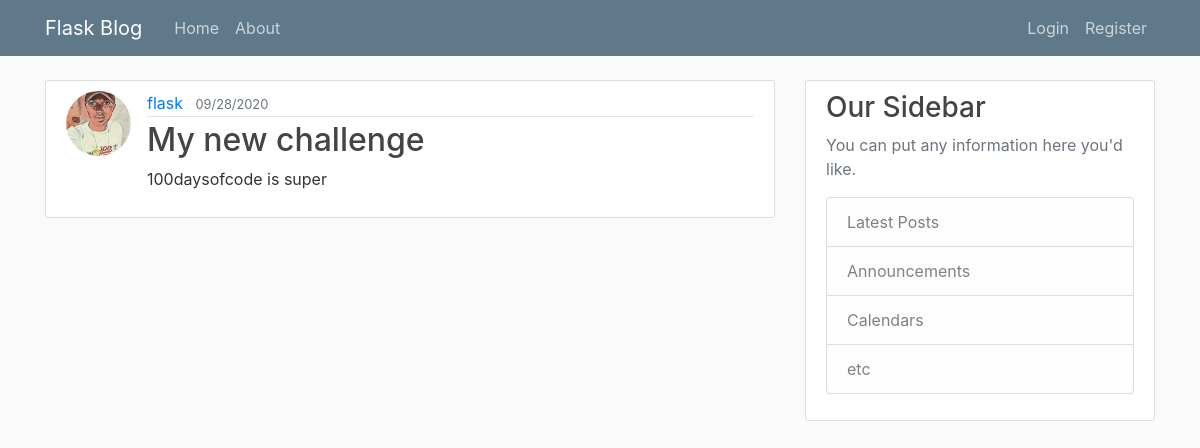
Page /post/5 on the earlier database version.
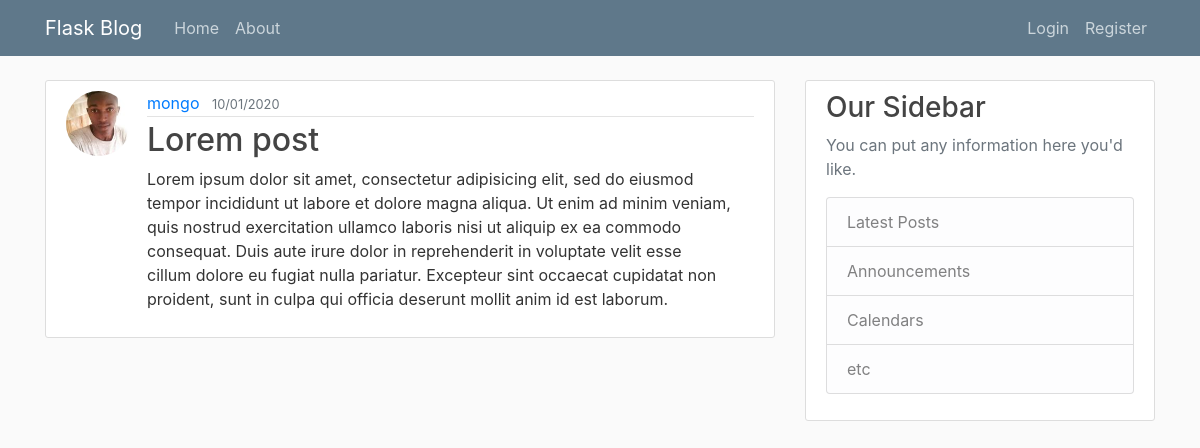
Same page on the later database version.
### flaskblog/models.py (models this page shows, shortened)
class User(db.Model, UserMixin):
	id = db.Column(db.Integer, primary_key=True)
	username = db.Column(db.String(20), unique = True, nullable = False)
	email = db.Column(db.String(120), unique = True, nullable = False)
	image_file = db.Column(db.String(20), nullable = False, default = "default.jpg")
	password = db.Column(db.String(30), nullable= False)
	posts = db.relationship("Post", backref="author", lazy = True)

class Post(db.Model):
	id = db.Column(db.Integer, primary_key = True)
	title = db.Column(db.String(20), nullable= False)
	date_posted = db.Column(db.DateTime, nullable = False, default = datetime.utcnow)
	content = db.Column(db.Text, nullable = False)
	user_id = db.Column(db.Integer, db.ForeignKey("user.id"), nullable = False)

### flaskblog/routes.py (the view)
@app.route('/post/<int:post_id>')
def post(post_id):
	post = Post.query.get_or_404(post_id)
	return render_template('post.html', title =post.title, post=post)

### flaskblog/templates/post.html (shortened to what this page needs)
{% extends "layout.html" %}
{% block css %}
	<link rel="stylesheet" type="text/css" href="{{ url_for('static', filename = 'main.css')}}">
{% endblock %}
{% block content %}
	<article class="media content-section">
		<img class="rounded-circle article-img" src="{{ url_for('static', filename='profile_pics/' + post.author.image_file) }}">
	  <div class="media-body">
	    <div class="article-metadata">
	      <a class="mr-2" href="#">{{ post.author.username }}</a>
	      <small class="text-muted">{{ post.date_posted.strftime("%m/%d/%Y") }}</small>
	    </div>
	    <h2 class="article-title"> {{ post.title }}</h2>
	    <p class="article-content">{{ post.content }}</p>
	  </div>
	</article>
{% endblock content %}

### flaskblog/templates/layout.html (shortened to what this page needs)
<!DOCTYPE html>
<html>
<head>
    <link rel="stylesheet" href="https://stackpath.bootstrapcdn.com/bootstrap/4.5.0/css/bootstrap.min.css">
	{% block css %}{% endblock %}
</head>
<body>
	<header class="site-header">
	  <nav class="navbar navbar-expand-md navbar-dark bg-steel fixed-top">
	    <div class="container">
	      <a class="navbar-brand mr-4" href="/">Flask Blog</a>
	      <div class="collapse navbar-collapse" id="navbarToggle">
	        <div class="navbar-nav mr-auto">
	            <a class="nav-item nav-link" href="{{ url_for('home') }}">Home</a>
	            <a class="nav-item nav-link" href="{{ url_for('about') }}">About</a>
	        </div>
	        <div class="navbar-nav">
	        	{% if current_user.is_authenticated %}
	        		<a class="nav-item nav-link" href="{{ url_for('new_post') }}">New Post</a>
	        		<a class="nav-item nav-link" href="{{ url_for('account') }}">Account</a>
	        		<a class="nav-item nav-link" href="{{ url_for('logout') }}">Logout</a>
	        	{% else %}
	          <a class="nav-item nav-link" href="{{ url_for('login') }}">Login</a>
	          <a class="nav-item nav-link" href="{{ url_for('register') }}">Register</a>
	          	{% endif %}
	        </div>
	      </div>
	    </div>
	  </nav>
	</header>
	<main role="main" class="container">
	  <div class="row">
	    <div class="col-md-8">
			{% block content %}{% endblock %}
	    </div>
	    <div class="col-md-4">
	      <div class="content-section">
	        <h3>Our Sidebar</h3>
	        <p class='text-muted'>You can put any information here you'd like.
	          <ul class="list-group">
	            <li class="list-group-item list-group-item-light">Latest Posts</li>
	            <li class="list-group-item list-group-item-light">Announcements</li>
	            <li class="list-group-item list-group-item-light">Calendars</li>
	            <li class="list-group-item list-group-item-light">etc</li>
	          </ul>
	        </p>
	      </div>
	    </div>
	  </div>
	</main>
</body>
</html>

### flaskblog/static/main.css (style rules this page uses)
body { background: #fafafa; color: #333333; margin-top: 5rem; }
h1, h2, h3, h4, h5, h6 { color: #444444; }
.bg-steel { background-color: #5f788a; }
.site-header .navbar-nav .nav-link { color: #cbd5db; }
.content-section { background: #ffffff; padding: 10px 20px; border: 1px solid #dddddd; border-radius: 3px; margin-bottom: 20px; }
.article-title { color: #444444; }
.article-content { white-space: pre-line; }
.article-img { height: 65px; width: 65px; margin-right: 16px; }
.article-metadata { padding-bottom: 1px; margin-bottom: 4px; border-bottom: 1px solid #e3e3e3 }

Differences in the rows shown:
no longer on this page (row edited): User: image_file (picture), author.username "flask"
now on this page (row edited): User: image_file (picture), author.username "mongo"
changed Post: date_posted "09/28/2020" → "10/01/2020"; title "My new challenge" → "Lorem post"; content "100daysofcode is super" → "Lorem ipsum dolor sit amet, consectetur adipisicing elit, sed do eiusmod tempor incididunt ut labore et dolore magna aliqua. Ut enim ad minim veniam, quis nostrud exercitation ullamco laboris nisi ut aliquip ex ea commodo consequat. Duis aute irure dolor in reprehenderit in voluptate velit esse cillum dolore eu fugiat nulla pariatur. Excepteur sint occaecat cupidatat non proident, sunt in culpa qui officia deserunt mollit anim id est laborum."
